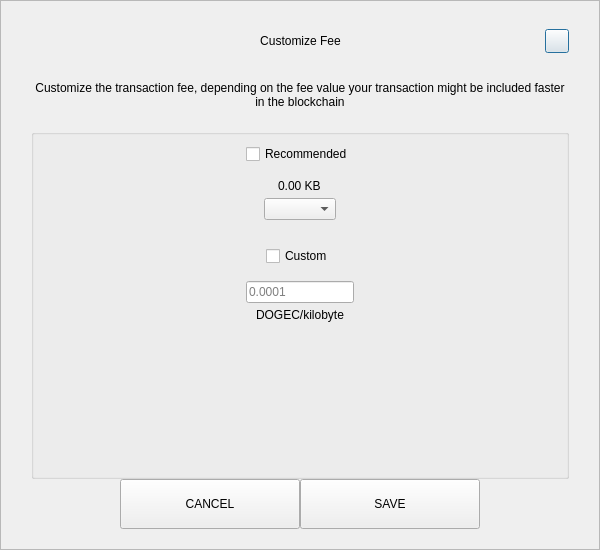
<?xml version="1.0" encoding="UTF-8"?>
<ui version="4.0">
 <class>SendCustomFeeDialog</class>
 <widget class="QDialog" name="SendCustomFeeDialog">
  <property name="geometry">
   <rect>
    <x>0</x>
    <y>0</y>
    <width>600</width>
    <height>550</height>
   </rect>
  </property>
  <property name="windowTitle">
   <string>Form</string>
  </property>
  <layout class="QVBoxLayout" name="verticalLayout_3">
   <property name="spacing">
    <number>0</number>
   </property>
   <property name="leftMargin">
    <number>0</number>
   </property>
   <property name="topMargin">
    <number>0</number>
   </property>
   <property name="rightMargin">
    <number>0</number>
   </property>
   <property name="bottomMargin">
    <number>0</number>
   </property>
   <item>
    <widget class="QFrame" name="frame">
     <property name="styleSheet">
      <string notr="true"/>
     </property>
     <property name="frameShape">
      <enum>QFrame::StyledPanel</enum>
     </property>
     <property name="frameShadow">
      <enum>QFrame::Raised</enum>
     </property>
     <layout class="QVBoxLayout" name="verticalLayout_2">
      <property name="spacing">
       <number>0</number>
      </property>
      <property name="leftMargin">
       <number>30</number>
      </property>
      <property name="topMargin">
       <number>20</number>
      </property>
      <property name="rightMargin">
       <number>30</number>
      </property>
      <property name="bottomMargin">
       <number>20</number>
      </property>
      <item>
       <layout class="QHBoxLayout" name="horizontalLayout_3">
        <property name="spacing">
         <number>0</number>
        </property>
        <item>
         <spacer name="horizontalSpacer_21">
          <property name="orientation">
           <enum>Qt::Horizontal</enum>
          </property>
          <property name="sizeHint" stdset="0">
           <size>
            <width>40</width>
            <height>20</height>
           </size>
          </property>
         </spacer>
        </item>
        <item>
         <widget class="QLabel" name="labelTitle">
          <property name="minimumSize">
           <size>
            <width>0</width>
            <height>40</height>
           </size>
          </property>
          <property name="maximumSize">
           <size>
            <width>16777215</width>
            <height>40</height>
           </size>
          </property>
          <property name="styleSheet">
           <string notr="true">padding-left:24px;</string>
          </property>
          <property name="text">
           <string>Customize Fee</string>
          </property>
          <property name="alignment">
           <set>Qt::AlignCenter</set>
          </property>
          <property name="margin">
           <number>7</number>
          </property>
         </widget>
        </item>
        <item>
         <spacer name="horizontalSpacer">
          <property name="orientation">
           <enum>Qt::Horizontal</enum>
          </property>
          <property name="sizeHint" stdset="0">
           <size>
            <width>40</width>
            <height>20</height>
           </size>
          </property>
         </spacer>
        </item>
        <item>
         <widget class="QPushButton" name="btnEsc">
          <property name="minimumSize">
           <size>
            <width>24</width>
            <height>24</height>
           </size>
          </property>
          <property name="maximumSize">
           <size>
            <width>24</width>
            <height>24</height>
           </size>
          </property>
          <property name="text">
           <string/>
          </property>
         </widget>
        </item>
       </layout>
      </item>
      <item>
       <spacer name="verticalSpacer_2">
        <property name="orientation">
         <enum>Qt::Vertical</enum>
        </property>
        <property name="sizeType">
         <enum>QSizePolicy::Fixed</enum>
        </property>
        <property name="sizeHint" stdset="0">
         <size>
          <width>20</width>
          <height>20</height>
         </size>
        </property>
       </spacer>
      </item>
      <item>
       <widget class="QLabel" name="labelMessage">
        <property name="text">
         <string>Customize the transaction fee, depending on the fee value your transaction might be included faster in the blockchain</string>
        </property>
        <property name="alignment">
         <set>Qt::AlignCenter</set>
        </property>
        <property name="wordWrap">
         <bool>true</bool>
        </property>
       </widget>
      </item>
      <item>
       <spacer name="verticalSpacer_3">
        <property name="orientation">
         <enum>Qt::Vertical</enum>
        </property>
        <property name="sizeType">
         <enum>QSizePolicy::Fixed</enum>
        </property>
        <property name="sizeHint" stdset="0">
         <size>
          <width>20</width>
          <height>20</height>
         </size>
        </property>
       </spacer>
      </item>
      <item>
       <widget class="QGroupBox" name="groupBox">
        <property name="title">
         <string/>
        </property>
        <layout class="QVBoxLayout" name="verticalLayout">
         <property name="leftMargin">
          <number>12</number>
         </property>
         <property name="rightMargin">
          <number>12</number>
         </property>
         <item>
          <layout class="QVBoxLayout" name="verticalLayout_4">
           <property name="spacing">
            <number>5</number>
           </property>
           <item alignment="Qt::AlignHCenter">
            <widget class="QCheckBox" name="checkBoxRecommended">
             <property name="text">
              <string>Recommended</string>
             </property>
            </widget>
           </item>
           <item>
            <spacer name="verticalSpacer_5">
             <property name="orientation">
              <enum>Qt::Vertical</enum>
             </property>
             <property name="sizeType">
              <enum>QSizePolicy::Fixed</enum>
             </property>
             <property name="sizeHint" stdset="0">
              <size>
               <width>20</width>
               <height>10</height>
              </size>
             </property>
            </spacer>
           </item>
           <item alignment="Qt::AlignHCenter">
            <widget class="QLabel" name="labelFee">
             <property name="text">
              <string>0.00 KB</string>
             </property>
            </widget>
           </item>
           <item alignment="Qt::AlignHCenter">
            <widget class="QComboBox" name="comboBoxRecommended"/>
           </item>
          </layout>
         </item>
         <item>
          <spacer name="verticalSpacer">
           <property name="orientation">
            <enum>Qt::Vertical</enum>
           </property>
           <property name="sizeType">
            <enum>QSizePolicy::Fixed</enum>
           </property>
           <property name="sizeHint" stdset="0">
            <size>
             <width>20</width>
             <height>20</height>
            </size>
           </property>
          </spacer>
         </item>
         <item>
          <layout class="QVBoxLayout" name="verticalLayout_5">
           <property name="spacing">
            <number>5</number>
           </property>
           <item alignment="Qt::AlignHCenter">
            <widget class="QCheckBox" name="checkBoxCustom">
             <property name="text">
              <string>Custom</string>
             </property>
            </widget>
           </item>
           <item>
            <spacer name="verticalSpacer_6">
             <property name="orientation">
              <enum>Qt::Vertical</enum>
             </property>
             <property name="sizeType">
              <enum>QSizePolicy::Fixed</enum>
             </property>
             <property name="sizeHint" stdset="0">
              <size>
               <width>20</width>
               <height>10</height>
              </size>
             </property>
            </spacer>
           </item>
           <item alignment="Qt::AlignHCenter">
            <widget class="QLineEdit" name="lineEditCustomFee">
             <property name="placeholderText">
              <string notr="true">0.0001</string>
             </property>
            </widget>
           </item>
           <item alignment="Qt::AlignHCenter">
            <widget class="QLabel" name="labelCustomFee">
             <property name="text">
              <string>DOGEC/kilobyte</string>
             </property>
            </widget>
           </item>
          </layout>
         </item>
         <item>
          <spacer name="verticalSpacer_4">
           <property name="orientation">
            <enum>Qt::Vertical</enum>
           </property>
           <property name="sizeHint" stdset="0">
            <size>
             <width>20</width>
             <height>40</height>
            </size>
           </property>
          </spacer>
         </item>
        </layout>
       </widget>
      </item>
      <item>
       <layout class="QHBoxLayout" name="horizontalLayout" stretch="1,2,2,1">
        <item>
         <spacer name="horizontalSpacer1">
          <property name="orientation">
           <enum>Qt::Horizontal</enum>
          </property>
          <property name="sizeHint" stdset="0">
           <size>
            <width>40</width>
            <height>20</height>
           </size>
          </property>
         </spacer>
        </item>
        <item>
         <widget class="QPushButton" name="btnCancel">
          <property name="minimumSize">
           <size>
            <width>180</width>
            <height>50</height>
           </size>
          </property>
          <property name="focusPolicy">
           <enum>Qt::NoFocus</enum>
          </property>
          <property name="text">
           <string>CANCEL</string>
          </property>
         </widget>
        </item>
        <item>
         <widget class="QPushButton" name="btnSave">
          <property name="minimumSize">
           <size>
            <width>180</width>
            <height>50</height>
           </size>
          </property>
          <property name="focusPolicy">
           <enum>Qt::NoFocus</enum>
          </property>
          <property name="text">
           <string>SAVE</string>
          </property>
         </widget>
        </item>
        <item>
         <spacer name="horizontalSpacer_2">
          <property name="orientation">
           <enum>Qt::Horizontal</enum>
          </property>
          <property name="sizeHint" stdset="0">
           <size>
            <width>40</width>
            <height>20</height>
           </size>
          </property>
         </spacer>
        </item>
       </layout>
      </item>
     </layout>
    </widget>
   </item>
  </layout>
 </widget>
 <resources/>
 <connections/>
</ui>
